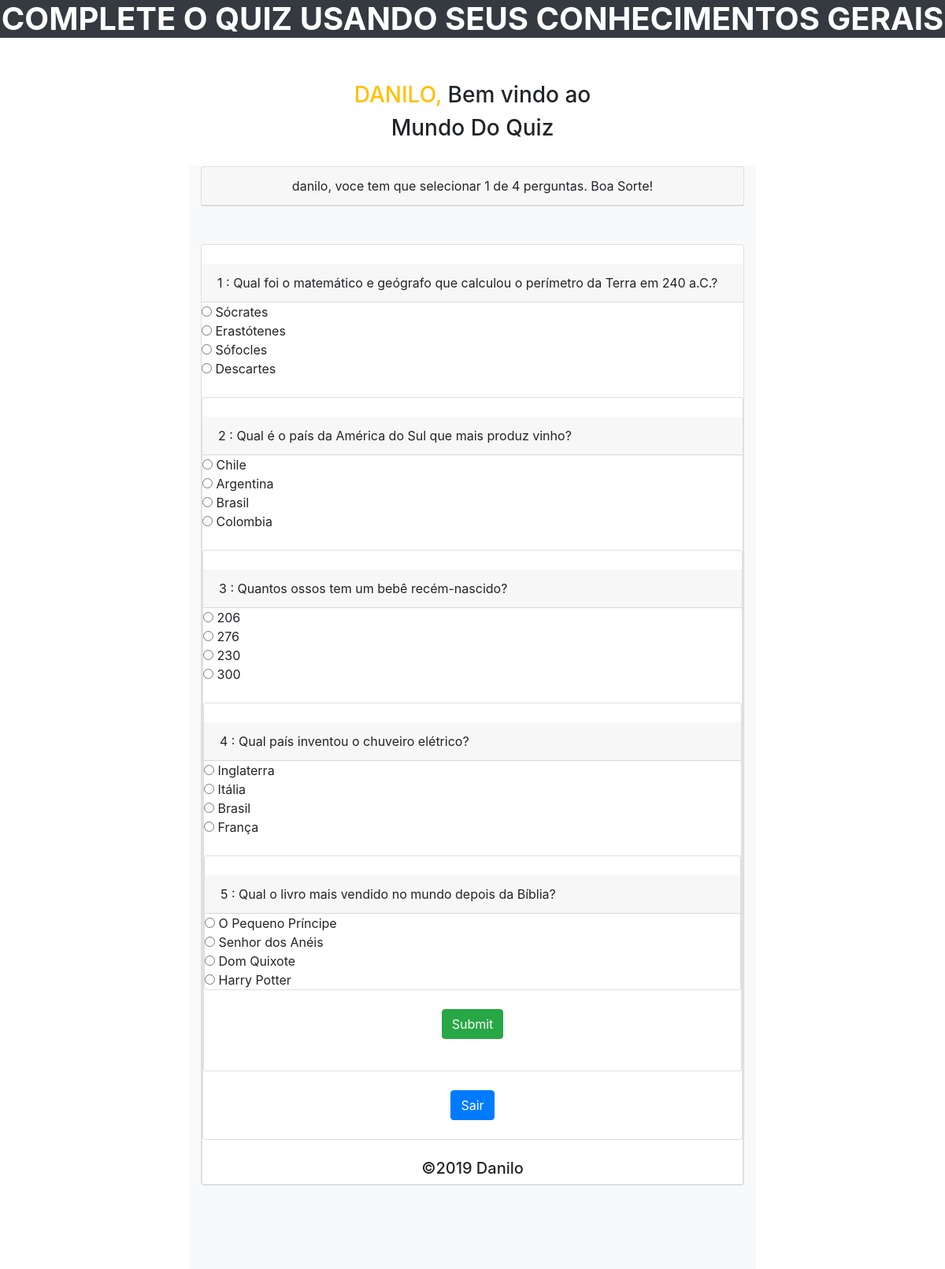
Page /home.php (signed in) on the committed database.
### tables this page shows
CREATE TABLE `questions` (
  `q_id` int(11) NOT NULL,
  `question` varchar(100) NOT NULL,
  `ans` varchar(100) DEFAULT NULL
);

CREATE TABLE `answers` (
  `a_id` int(11) NOT NULL,
  `ans` varchar(100) NOT NULL,
  `q_id` int(11) NOT NULL
);

### home.php (the view, shortened to what this page needs)
<?php
   include "connect.php";
   ?>
<!DOCTYPE html>
<html>
   <head>
      <link rel="stylesheet" href="https://maxcdn.bootstrapcdn.com/bootstrap/4.0.0/css/bootstrap.min.css">
      <link rel="stylesheet" type="text/css" href="style.css">
      <link rel="stylesheet" type="text/css" href="https://maxcdn.bootstrapcdn.com/font-awesome/4.7.0/css/font-awesome.min.css">
      <link rel="stylesheet" type="text/css" href="
         https://cdnjs.cloudflare.com/ajax/libs/font-awesome/4.7.0/css/font-awesome.css">
   </head>
   <body>
      <div>
         <h1 class="text-center text-white font-weight-bold text-uppercase bg-dark" >  Complete o Quiz usando seus conhecimentos gerais </h1><br>
      <div class="container "><br>
         <div class="container">
            <div class=" col-lg-12 text-center">
               <h3> <a href="home.php" class="text-uppercase text-warning"> <?php echo $_SESSION['username']; ?>,</a> Bem vindo ao</h3> <h3 class=" animateuse"> Mundo Do Quiz</h3>
            </div>
            <br>
            <div class="col-lg-8 d-block m-auto bg-light quizsetting ">
               <div class="card">
                  <p class="card-header text-center" > <?php echo $_SESSION['username']; ?>, voce tem que selecionar 1 de 4 perguntas. Boa Sorte!</p>
               </div>
               <br>
               <form action="checked.php" method="post">
                  <?php
                     for($i=1;$i<6;$i++){
                     $l = 1;
                     $ansid = $i;
                     $sql1 = "SELECT * FROM `questions` WHERE `q_id` = $i ";
                     	$result1 = mysqli_query($con, $sql1);
                     		if (mysqli_num_rows($result1) > 0) {
                     						while($row1 = mysqli_fetch_assoc($result1)) {
                     	?>
                  <br>
                  <div class="card">
                     <br>
                     <p class="card-header">  <?php echo $i ." : ". $row1['question']; ?> </p>
                     <?php
                        $sql = "SELECT * FROM `answers` WHERE `q_id` = $i /*limit $ page1, 1*/";
                        	$result = mysqli_query($con, $sql);
                        		if (mysqli_num_rows($result) > 0) {
                        						while($row = mysqli_fetch_assoc($result)) {
                        	?>
                     <div class="card-block">
                        <input type="radio" name="quizcheck[<?php echo $ansid; ?>]" id="<?php echo $ansid; ?>" value="<?php echo $row['a_id']; ?>" > <?php echo $row['ans']; ?>
                        <br>
                     </div>
                     <?php
                        } }
                        $ansid = $ansid + $l;
                        } }}
                     ?>
                  </div>
                  <br>
                  <input type="submit" name="submit" Value="Submit" class="btn btn-success m-auto d-block" /> <br>
               </form>
            </div>
            <br>
            <a href="logout.php" class="btn btn-primary d-block m-auto text-white" > Sair </a> <br>
         </div>
         <br>
         <footer>
            <h5 class="text-center"> &copy2019 Danilo </h5>
         </footer>
      </div>
   </body>
</html>

### style.css (style rules this page uses)
.quizsetting { height: 1400px; }

### home.php (style rules this page uses)
.animateuse { animation: leelaanimate 0.5s infinite; }

### rows in the picture
questions: question "Qual foi o matemático e geógrafo que calculou o perímetro da Terra em 240 a.C.?"
answers: ans "Sócrates"
answers: ans "Erastótenes"
answers: ans "Sófocles"
answers: ans "Descartes"
questions: question "Qual é o país da América do Sul que mais produz vinho?"
answers: ans "Chile"
answers: ans "Argentina"
answers: ans "Brasil"
answers: ans "Colombia"
questions: question "Quantos ossos tem um bebê recém-nascido?"
answers: ans "206"
answers: ans "276"
answers: ans "230"
answers: ans "300"
questions: question "Qual país inventou o chuveiro elétrico?"
answers: ans "Inglaterra"
answers: ans "Itália"
answers: ans "Brasil"
answers: ans "França"
questions: question "Qual o livro mais vendido no mundo depois da Bíblia?"
answers: ans "O Pequeno Príncipe"
answers: ans "Senhor dos Anéis"
answers: ans "Dom Quixote"
answers: ans "Harry Potter"

### other values in the picture
$_SESSION['username'] "DANILO"
$_SESSION['username'] "danilo"
